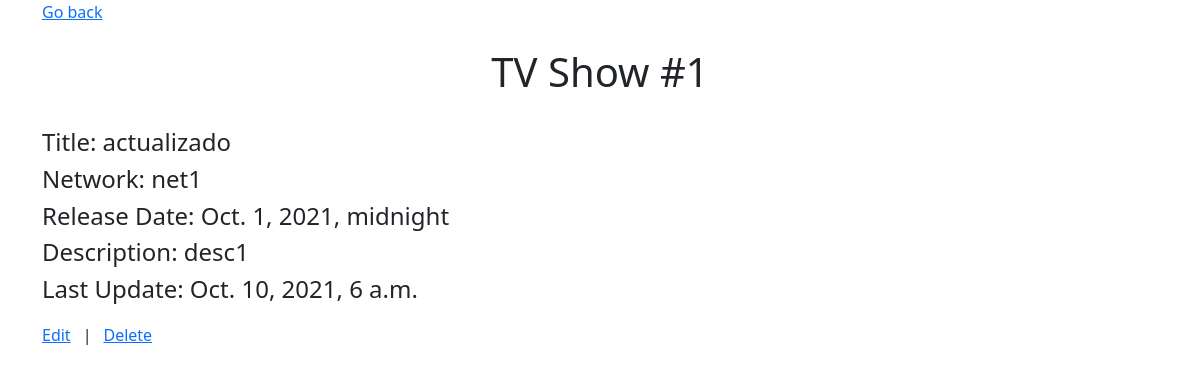
Page /shows/1 on the committed database.
### shows_app/models.py (models this page shows)
class Show(models.Model):
    id = models.AutoField(primary_key=True)
    title= models.CharField(max_length=255)
    release_date = models.DateTimeField()
    description = models.TextField(default='')
    network = models.ForeignKey(Networks, related_name='shows', on_delete=models.CASCADE)
    created_at = models.DateTimeField(auto_now_add=True)
    updated_at = models.DateTimeField(auto_now=True)

class Networks(models.Model):
    id = models.AutoField(primary_key=True)
    name= models.CharField(max_length=255)

### shows_app/views.py (the view)
# urls.py: path('shows/<int:show_id>', views.view_show, name='view_show'),
def view_show(request, show_id):
    context = {
        "show": Show.objects.get(id=show_id)
    }
    return render(request, 'view_show.html', context)

### shows_app/templates/view_show.html (shortened to what this page needs)
<!DOCTYPE html>
<html lang="en">
<head>
    <link href="https://cdn.jsdelivr.net/npm/bootstrap@5.1.2/dist/css/bootstrap.min.css" rel="stylesheet">
</head>
<body>
    <div class="container ">
        <div class="row">
            <div class="col col-sm-2 text-right" style="float:right; position:absolute right;">
                <a href="/">Go back</a>
            </div>
        </div>
        <br>
        <h1 class="text-center">TV Show #{{show.id}}</h1>
        <br>
        <div class="row">
            <h4>Title: {{show.title}}</h4>
            <br>
            <h4>Network: {{show.network.name}}</h4>
            <br>
            <h4>Release Date: {{show.release_date}}</h4>
            <br>
            <h4>Description: {{show.description}}</h4>
            <br>
            <h4>Last Update: {{show.updated_at}}</h4>
            <br>
            <br>
            <div class="row d-inline-block">
                <a href="/shows/{{show.id}}/edit">Edit</a>|<a href="/shows/{{show.id}}/delete">Delete</a>
            </div>
        </div>
    </div>
</body>
</html>

### rows in the picture
Show: id "1", title "actualizado", network.name "net1", release_date "Oct. 1, 2021, midnight", description "desc1", updated_at "Oct. 10, 2021, 6 a.m."
